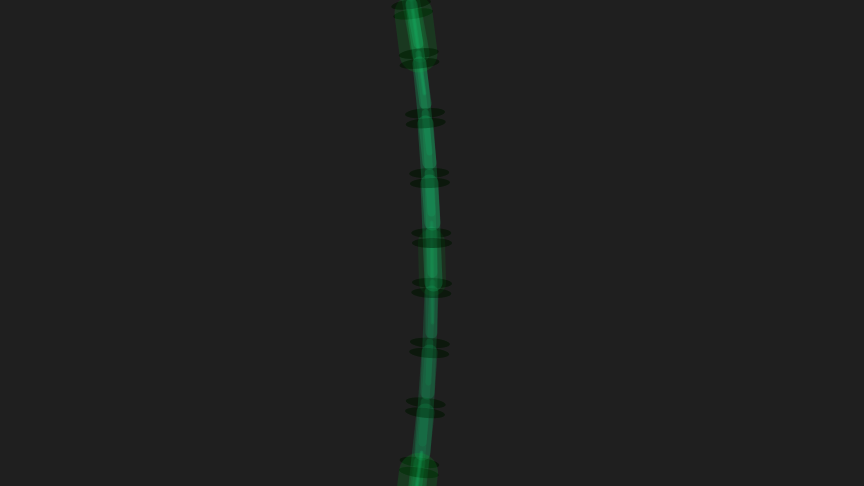
Frame 1 (no input)
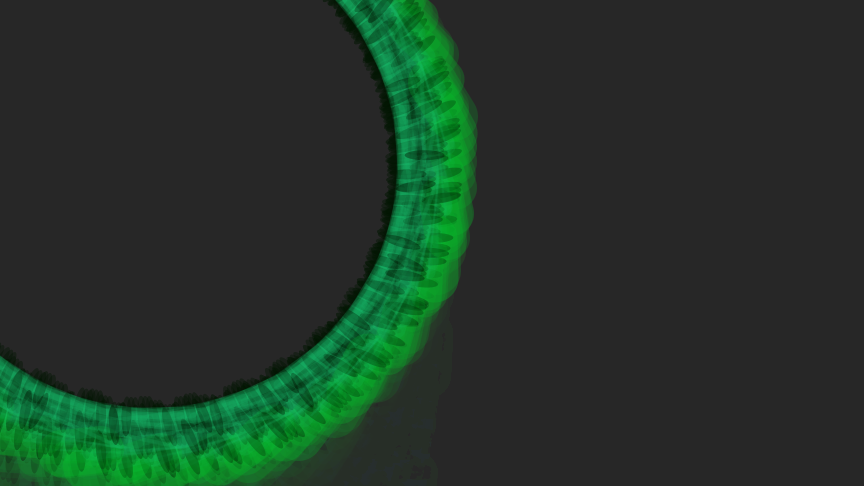
Frame 60 (the mouse pressed at the canvas centre just before this capture)
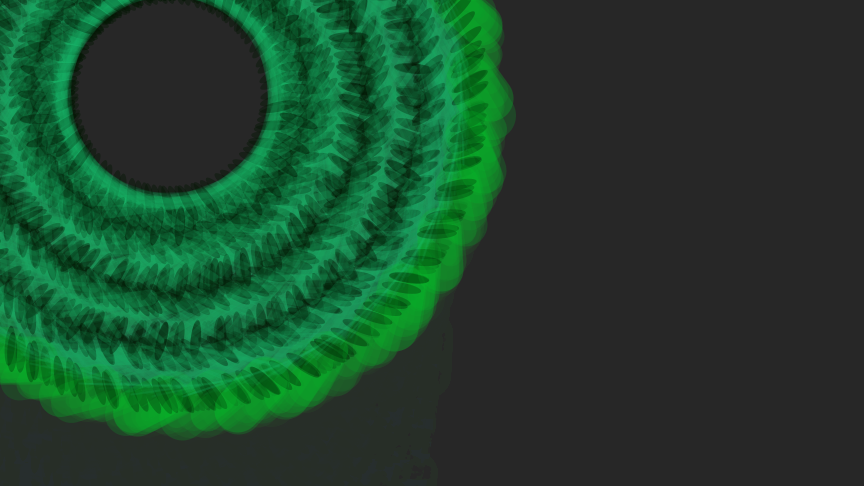
Frame 120 (the mouse held since frame 60 and released just before this capture)

The Processing sketch that drew these frames (run headless with seeded random() and noise(); from frame 60 on, the mouse is pressed at the canvas centre):

// Processing sketch: processing_49817
// ── processing_49817.pde

void setup () {
  size(864, 486);
  background(30);
  smooth();
}

void draw() {
  frameRate(24);
  noStroke();
  fill(40, 30);
  rect(0, 0, 864, 486);

  translate(width/2, height/2);
  float s = frameCount/2;

  for (int i= 10; i<100; i++) {
    stroke(0, 200, 40, i/2);
    strokeWeight(i/2);
    line(0, 0, 0, 40);
    translate(0, -20);


    for (int j = 1; j<10; j++) {
      stroke(22, 183, 104, i/2);
      strokeWeight(j*2);
      rotate(radians(s/2));
      line(0, 0, 0, 100);

      for (int k = 1; k<j; k*=10) {
        translate(0, 60+s);
        noStroke();
        fill(0, 20, 0, 100);
        rotate(radians(2));
        ellipse(0, 0, 40, 10);
      }
    }
  }
}
